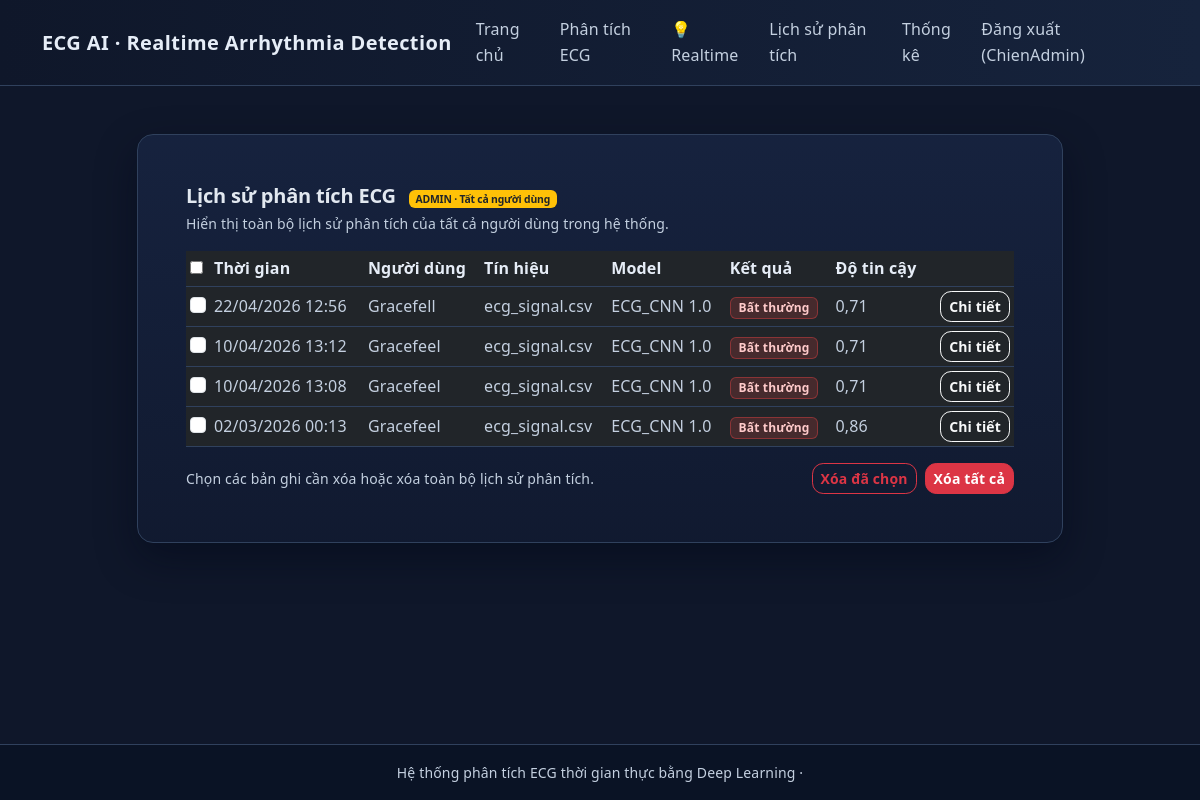
Page /lich-su-phan-tich/ (signed in) on the committed database.
### users/models.py (models this page shows, shortened)
class User(AbstractUser):
    id = models.UUIDField(primary_key=True, default=uuid.uuid4, editable=False)
    username = models.CharField("Tên đăng nhập", max_length=150, unique=True)
    email = models.EmailField("email", max_length=150, unique=True)
    date_joined = models.DateTimeField("ngày tham gia", default=timezone.now)
    class Meta:
        verbose_name = "người dùng"
        verbose_name_plural = "người dùng"

### ecg/models.py (models this page shows, shortened)
class Prediction(models.Model):
    id = models.UUIDField(primary_key=True, default=uuid.uuid4, editable=False)
    signal = models.ForeignKey(
        ECGSignal, on_delete=models.CASCADE, related_name="predictions"
    )
    model = models.ForeignKey(
        ModelVersion, on_delete=models.PROTECT, related_name="predictions"
    )
    predicted_class = models.IntegerField()
    confidence_score = models.FloatField()
    mapped_result = models.CharField(max_length=20)
    timestamp = models.DateTimeField(default=timezone.now)
    created_at = models.DateTimeField(default=timezone.now)

class ECGSignal(models.Model):
    id = models.UUIDField(primary_key=True, default=uuid.uuid4, editable=False)
    user = models.ForeignKey(
        settings.AUTH_USER_MODEL,
        on_delete=models.SET_NULL,
        null=True,
        blank=True,
        related_name="ecg_signals",
    )
    signal_file = models.CharField(max_length=255)
    sampling_rate = models.IntegerField()
    duration = models.FloatField()
    uploaded_at = models.DateTimeField(default=timezone.now)

class ModelVersion(models.Model):
    id = models.UUIDField(primary_key=True, default=uuid.uuid4, editable=False)
    model_name = models.CharField(max_length=100)
    version = models.CharField(max_length=20)
    model_path = models.CharField(max_length=255)
    is_active = models.BooleanField(default=True)
    created_at = models.DateTimeField(default=timezone.now)

### ecg/views.py (the view, shortened to what this page needs)
# urls.py: path("lich-su-phan-tich/", views.analysis_history, name="analysis_history"),
@login_required(login_url="users:login")
def analysis_history(request):
    if request.user.is_staff:
        predictions = (
            Prediction.objects.select_related("signal", "model", "signal__user")
            .order_by("-timestamp")[:100]
        )
        is_admin_view = True
    return render(
        request,
        "ecg/history.html",
        {
            "predictions": predictions,
            "is_admin_view": is_admin_view,
        },
    )

### ecg/templates/ecg/history.html (shortened to what this page needs)
{% extends "ecg/base.html" %}
{% block content %}
<div class="row justify-content-center">
    <div class="col-lg-10">
        <div class="card card-glass mb-4">
            <div class="card-body p-4 p-md-5">
                <div class="d-flex justify-content-between align-items-center mb-3">
                    <div>
                        <h1 class="h5 mb-1">Lịch sử phân tích ECG
                            {% if is_admin_view %}
                                <span class="badge bg-warning text-dark ms-2 admin-badge">ADMIN · Tất cả người dùng</span>
                            {% endif %}
                        </h1>
                        <p class="text-secondary small mb-0">
                            {% if is_admin_view %}
                                Hiển thị toàn bộ lịch sử phân tích của tất cả người dùng trong hệ thống.
                            {% else %}
                                Lịch sử phân tích ECG của bạn.
                            {% endif %}
                        </p>
                    </div>
                </div>
                {% if predictions %}
                    <form method="post" action="{% url 'ecg:delete_history' %}" id="history-delete-form">
                        <div class="table-responsive">
                            <table class="table table-dark table-sm align-middle mb-0 history-table">
                                <thead>
                                    <tr>
                                        <th class="history-select-col">
                                            <input type="checkbox" id="select-all">
                                        </th>
                                        <th>Thời gian</th>
                                        {% if is_admin_view %}
                                            <th>Người dùng</th>
                                        {% endif %}
                                        <th>Tín hiệu</th>
                                        <th>Model</th>
                                        <th>Kết quả</th>
                                        <th>Độ tin cậy</th>
                                        <th></th>
                                    </tr>
                                </thead>
                                <tbody>
                                    {% for p in predictions %}
                                        <tr>
                                            <td>
                                                <input
                                                    type="checkbox"
                                                    name="selected_predictions"
                                                    value="{{ p.id }}"
                                                    class="form-check-input prediction-checkbox"
                                                >
                                            </td>
                                            <td>{{ p.timestamp|date:"d/m/Y H:i" }}</td>
                                            {% if is_admin_view %}
                                                <td>
                                                    {% if p.signal.user %}
                                                        {{ p.signal.user.username }}
                                                    {% else %}
                                                        <span class="text-secondary fst-italic">Khách</span>
                                                    {% endif %}
                                                </td>
                                            {% endif %}
                                            <td>{{ p.signal.signal_file }}</td>
                                            <td>{{ p.model.model_name }} {{ p.model.version }}</td>
                                            <td>
                                                {% if p.mapped_result == "Bình thường" %}
                                                    <span class="badge badge-normal">Bình thường</span>
                                                {% else %}
                                                    <span class="badge badge-abnormal">Bất thường</span>
                                                {% endif %}
                                            </td>
                                            <td>{{ p.confidence_score|floatformat:2 }}</td>
                                            <td class="text-end">
                                                <a href="{% url 'ecg:prediction_detail' p.id %}" class="btn btn-outline-light btn-sm">
                                                    Chi tiết
                                                </a>
                                            </td>
                                        </tr>
                                    {% endfor %}
                                </tbody>
                            </table>
                        </div>
                        <div class="d-flex justify-content-between align-items-center mt-3">
                            <p class="text-secondary small mb-0">
                                Chọn các bản ghi cần xóa hoặc xóa toàn bộ lịch sử phân tích.
                            </p>
                            <div class="d-flex gap-2">
                                <button
                                    type="submit"
                                    name="action"
                                    value="selected"
                                    class="btn btn-outline-danger btn-sm history-delete-btn"
                                    data-confirm-message="Bạn có chắc chắn muốn xóa các bản ghi đã chọn?"
                                >
                                    Xóa đã chọn
                                </button>
                                <button
                                    type="submit"
                                    name="action"
                                    value="all"
                                    class="btn btn-danger btn-sm history-delete-btn"
                                    data-confirm-message="Bạn có chắc chắn muốn xóa TẤT CẢ lịch sử phân tích?"
                                >
                                    Xóa tất cả
                                </button>
                            </div>
                        </div>
                    </form>
                {% else %}
                    <p class="text-secondary small mb-0">
                        Chưa có bản ghi phân tích nào. Hãy thực hiện phân tích ECG trước.
                    </p>
                {% endif %}
            </div>
        </div>
    </div>
</div>
{% endblock %}

### ecg/templates/ecg/base.html (shortened to what this page needs)
{% load static %}
<!DOCTYPE html>
<html lang="vi">
<head>
    <link href="https://cdn.jsdelivr.net/npm/bootstrap@5.3.3/dist/css/bootstrap.min.css" rel="stylesheet">
    <link rel="stylesheet" href="{% static 'ecg/css/styles.css' %}">
</head>
<body>
    <nav class="navbar navbar-expand-lg navbar-dark">
        <div class="container">
            <a class="navbar-brand" href="{% url 'ecg:home' %}">
                ECG AI · Realtime Arrhythmia Detection
            </a>
            <div class="collapse navbar-collapse" id="navbarNav">
                <ul class="navbar-nav ms-auto">
                    <li class="nav-item">
                        <a class="nav-link" href="{% url 'ecg:home' %}">Trang chủ</a>
                    </li>
                    <li class="nav-item">
                        <a class="nav-link" href="{% url 'ecg:analyze_upload' %}">Phân tích ECG</a>
                    </li>
                    <li class="nav-item">
                        <a class="nav-link" href="{% url 'ecg:realtime_dashboard' %}">&#128161; Realtime</a>
                    </li>
                    {% if user.is_authenticated %}
                    <li class="nav-item">
                        <a class="nav-link" href="{% url 'ecg:analysis_history' %}">Lịch sử phân tích</a>
                    </li>
                    {% endif %}
                    {% if user.is_authenticated %}
                        {% if user.is_staff %}
                            <li class="nav-item">
                                <a class="nav-link" href="{% url 'users:stats' %}">Thống kê</a>
                            </li>
                        {% endif %}
                        <li class="nav-item">
                            <a class="nav-link" href="{% url 'users:logout' %}">Đăng xuất ({{ user.username }})</a>
                        </li>
                    {% endif %}
                </ul>
            </div>
        </div>
    </nav>
    <main class="content-wrapper py-4 py-md-5">
        <div class="container">
            {% block content %}{% endblock %}
        </div>
    </main>
    <footer class="py-3">
        <div class="container text-center text-secondary small">
            Hệ thống phân tích ECG thời gian thực bằng Deep Learning · {{ now|default:"" }}
        </div>
    </footer>
</body>
</html>

### ecg/static/ecg/css/styles.css (style rules this page uses)
:root { --color-bg-primary: #0f172a; --color-bg-card: #111b31; --color-text-primary: #e6edf7; --color-text-secondary: #c4d0e0; --color-text-muted: #93a4bb; --color-accent: #38bdf8; --color-success: #22c55e; --color-danger: #ef4444; --color-border-soft: #30415d; --color-bg-elevated: #172440; --color-shadow-card: 0 16px 40px rgba(2, 6, 23, 0.45); --radius-card: 1rem; --green: #22c55e; --red: #ef4444; --blue: #38bdf8; --amber: #fbbf24; --bg: #0f172a; --surface: #1e293b; --border: rgba(148, 163, 184, 0.2); --text-muted: #94a3b8; }
html { font-size: 16px; }
body { background: var(--color-bg-primary); color: var(--color-text-primary); min-height: 100vh; display: flex; flex-direction: column; line-height: 1.65; letter-spacing: 0.01em; text-rendering: optimizeLegibility; }
h1, h2, h3, h4, h5, h6, .h1, .h2, .h3, .h4, .h5, .h6, .card-title, .modal-title { color: var(--color-text-primary); font-weight: 650; line-height: 1.28; letter-spacing: -0.01em; }
h1, .h1 { font-size: clamp(1.7rem, 2.8vw, 2.25rem); }
p, li, label, small { color: var(--color-text-secondary); }
a { color: #7dd3fc; }
.navbar { background: linear-gradient(90deg, #0f172a 0%, #16233c 100%); border-bottom: 1px solid var(--color-border-soft); }
.navbar-brand { font-weight: 700; letter-spacing: 0.02em; color: var(--color-text-primary) !important; }
.navbar-dark .navbar-nav .nav-link { color: var(--color-text-secondary); opacity: 1; font-weight: 500; }
.content-wrapper { flex: 1; }
.card-glass { background: linear-gradient(180deg, rgba(23, 36, 64, 0.92), rgba(17, 27, 49, 0.92)); border-radius: var(--radius-card); border: 1px solid var(--color-border-soft); box-shadow: var(--color-shadow-card); backdrop-filter: blur(10px); color: var(--color-text-primary); }
.card-glass .card-body { padding: clamp(1rem, 1.2rem + 0.4vw, 1.75rem); }
.btn { border-radius: 0.7rem; font-weight: 600; letter-spacing: 0.01em; }
.text-secondary, .text-body-secondary, .form-text { color: var(--color-text-secondary) !important; }
.badge-abnormal { background: rgba(239, 68, 68, 0.18); border: 1px solid rgba(239, 68, 68, 0.4); color: #fecaca; }
footer { border-top: 1px solid var(--color-border-soft); background: #0a1325; }
.history-table th, .history-table td { border-color: var(--color-border-soft) !important; color: var(--color-text-secondary); }
.history-table thead th { color: var(--color-text-primary); }
.card-glass h1 { color: #e2e8f0; }
.admin-badge { font-size: 0.65rem; }
.history-select-col { width: 1%; }

### rows in the picture
User: username "ChienAdmin"
Prediction: timestamp "22/04/2026 12:56", signal.user.username "Gracefell", signal.signal_file "ecg_signal.csv", model.model_name "ECG_CNN", model.version "1.0", mapped_result "Bất thường", confidence_score "0,71"
Prediction: timestamp "10/04/2026 13:12", signal.user.username "Gracefeel", signal.signal_file "ecg_signal.csv", model.model_name "ECG_CNN", model.version "1.0", mapped_result "Bất thường", confidence_score "0,71"
Prediction: timestamp "10/04/2026 13:08", signal.user.username "Gracefeel", signal.signal_file "ecg_signal.csv", model.model_name "ECG_CNN", model.version "1.0", mapped_result "Bất thường", confidence_score "0,71"
Prediction: timestamp "02/03/2026 00:13", signal.user.username "Gracefeel", signal.signal_file "ecg_signal.csv", model.model_name "ECG_CNN", model.version "1.0", mapped_result "Bất thường", confidence_score "0,86"
